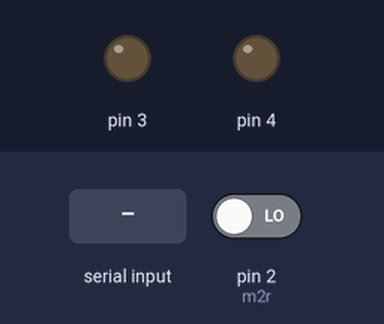
Bench run of a sketch on a simulated Arduino Uno, built with avr-gcc and run on an emulated ATmega328P. Shown: output pins drawn as LEDs (lit = HIGH). The inputs (shaded band) are chosen by the test bench; at power-on: pin 2 (m2r) LOW. What the sketch prints to the serial monitor is not drawn.

Above: at 1.2 s.
1.3 s: "1" received over Serial
At 2.2 s:
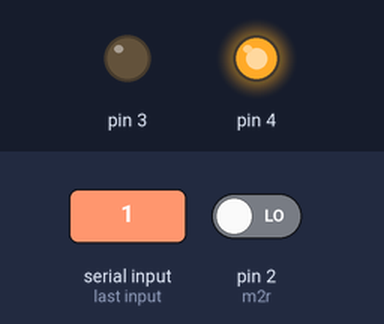
Timing chart, 0 to 4.3 s (numbered marks = the images above; inputs shaded):
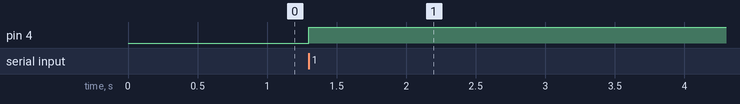

Measured:
- after the input at 1.3 s, pin 4: LOW → HIGH at once

The sketch:

lectura_encoder_interrupcion2.ino
```cpp
int encoder1=0;//Analogico 1
int encoder2=0;//Analogico 0
int cambio=0;
int dir=0;
///////////////////////////////////////////
unsigned long startTime;
unsigned long elapsedTime;
unsigned long oldTime;

double Input, Output, Setpoint_m1;
double errSum =0;
double dInput =0;
double lastInput=0;
double kp,ki,kd;
long referencia=0;
int max_dutty=0;
int ref_ant=0;

void SetTunings(double Kp, double Ki, double Kd)
{
double SampleTimeInSec = 5/1000;
kp = Kp;
ki = Ki * SampleTimeInSec;
kd = Kd / SampleTimeInSec;
}

void setup() {
  // initialize both serial ports:
  Serial.begin(115200);
 //pines motor
  pinMode(2, INPUT);   //m2r
  //attachInterrupt(0, blink, CHANGE); //pin2
  SetTunings(1.5, 1.2, 0); //kp,ki,kd
  attachInterrupt(0, blink, RISING); //pin2
}


void loop() {

  if(Serial.available()>0)
  {
    referencia=Serial.read();

    if(referencia=='1') referencia=200;
    else if(referencia=='2') referencia=500;
    else if(referencia=='3') referencia=2000;
    else if(referencia=='4') referencia=5000;
    else if(referencia=='5') referencia=ref_ant+10;
    else if(referencia=='6') referencia=ref_ant-10;
    else referencia=0;
    ref_ant=referencia;
  }

  long error = referencia-encoder1;
  errSum += error;
  dInput = encoder1 - lastInput;

  Output=  kp * error + ki * errSum ;

   if(abs(error)>10) max_dutty=250;
    else  max_dutty=250;

      if(Output >=0) {
        if(Output >255) Output =255;
        Output=map(Output,0,255,0,max_dutty);
        analogWrite(4,Output);
        analogWrite(3,0);
      }
      else if(Output <0) {
        if(Output <-255) Output =-255;
        Output=map(-Output,0,255,0,max_dutty);
        analogWrite(4,0);
        analogWrite(3,Output);
      }

  lastInput = encoder1;

//analogWrite(4,50);
 Serial.print(encoder1);
 Serial.print(" ");
 Serial.println(referencia);
}

void blink()
{

 // elapsedTime= micros() - oldTime;
  if(digitalRead(9)==LOW)  encoder1+=1;
  else encoder1-=1;
 // oldTime = micros();
}
```
